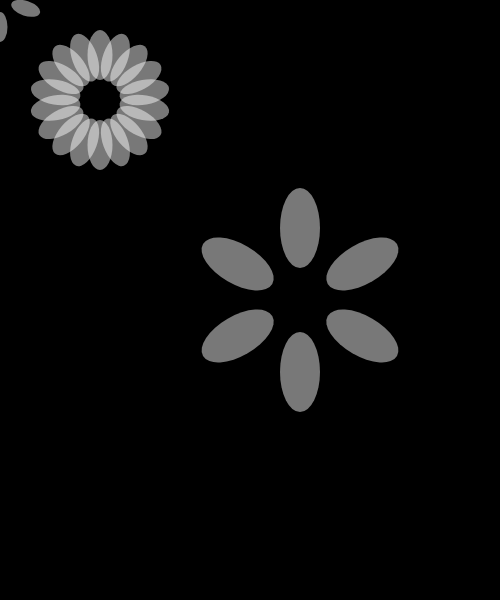
Frame 1 (no input)
Frame 60 (no input): identical to frame 1, image omitted
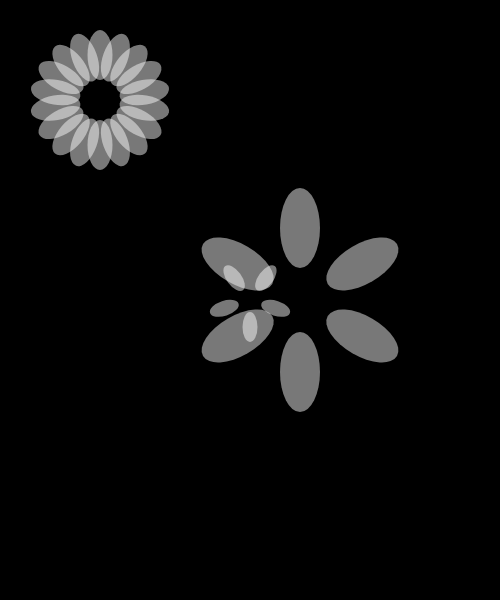
Frame 120 (the mouse pressed at the canvas centre since frame 60)

The p5.js sketch that drew these frames (run headless with seeded random() and noise() and a simulated clock; from frame 60 on, the mouse is pressed at the canvas centre):

// p5.js sketch
// ── sketch.js
// IMA | NYU Shanghai
// MOQN
// Oct 5 2019


function setup() {
  createCanvas(500, 600);
  noStroke();
  background(0);
}

function draw() {
  background(0);
  fill(255, 120);

  flower(mouseX,mouseY,0.3,72);
  flower(100,100,0.5,20);
  flower(300,300,0.8,60);
}

// user-defined function
function flower(x, y, s, a) {
  for (let angle=0; angle<360; angle+=a) {
    push();
    translate(x, y);
    scale(s);
    rotate( radians(angle) );
    ellipse(0, 90, 50, 100);
    pop();
  }
}
